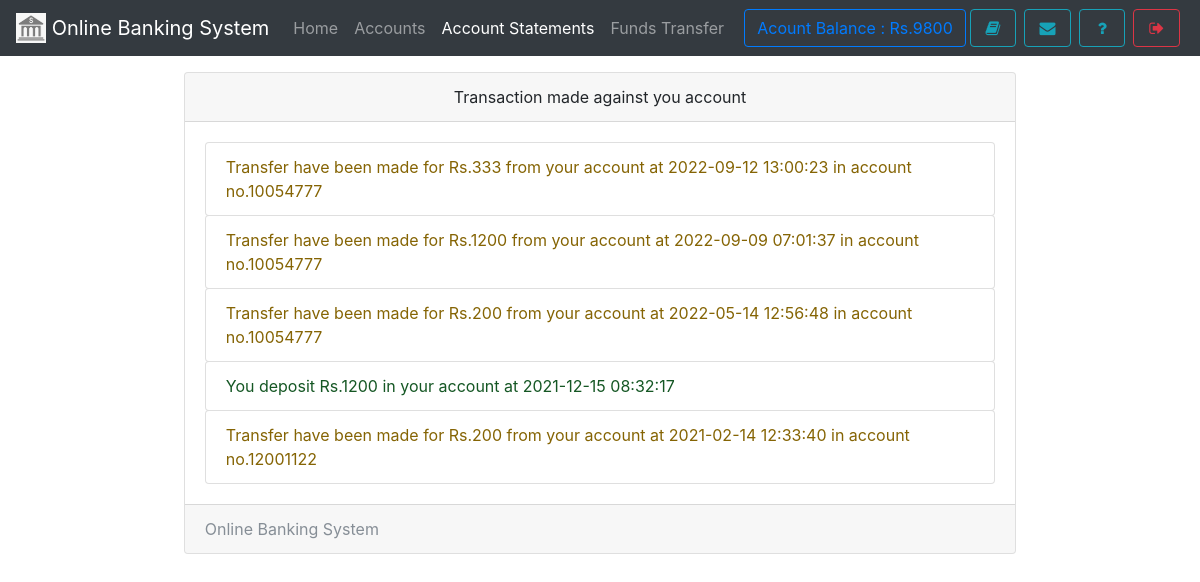
The page /statements.php (signed in) on the database its author committed.
### tables this page shows
CREATE TABLE `useraccounts` (
  `id` int(11) NOT NULL,
  `email` text NOT NULL,
  `password` text NOT NULL,
  `name` varchar(111) NOT NULL,
  `balance` varchar(111) NOT NULL,
  `number` varchar(111) NOT NULL,
  `city` varchar(111) NOT NULL,
  `address` varchar(111) NOT NULL,
  `source` varchar(111) NOT NULL,
  `accountNo` varchar(111) NOT NULL,
  `branch` varchar(111) NOT NULL,
  `accountType` varchar(111) NOT NULL,
  `date` timestamp NOT NULL DEFAULT CURRENT_TIMESTAMP
);

CREATE TABLE `transaction` (
  `transactionId` int(11) NOT NULL,
  `action` varchar(111) NOT NULL,
  `credit` varchar(111) NOT NULL,
  `debit` varchar(111) NOT NULL,
  `balance` varchar(111) NOT NULL,
  `beneId` varchar(111) NOT NULL,
  `other` varchar(111) NOT NULL,
  `userId` int(11) NOT NULL,
  `date` timestamp NOT NULL DEFAULT CURRENT_TIMESTAMP
);

### assets/db.php (called while the page is built, shortened)
<?php
    $con = new mysqli('localhost','root','','mybank');
    $uid = '';
    if(isset($_SESSION['userId']))
    $uid = $_SESSION['userId'];
    if(!empty($uid)){
      $ar = $con->query("select * from userAccounts,branch where id = '{$uid}' AND userAccounts.branch = branch.branchId");
      $userData = $ar->fetch_assoc();
    }
?>

### statements.php (the view, shortened to what this page needs)
<!DOCTYPE html>
<html>
<head>
  <?php require 'assets/autoloader.php'; ?>
  <?php require 'assets/db.php'; ?>
  <?php require 'assets/function.php'; ?>
</head>
<body style="background-size: 100%" class="bg-gradient-seconday">
<nav class="navbar navbar-expand-lg navbar-dark bg-dark fixed-top">
 <a class="navbar-brand" href="#">
    <img src="images/logo.png" style="object-fit:cover;object-position:center center" width="30" height="30" class="d-inline-block align-top" alt="">
   <?php echo bankname; ?>
  </a>
  <div class="collapse navbar-collapse" id="navbarSupportedContent">
    <ul class="navbar-nav mr-auto">
      <li class="nav-item ">
        <a class="nav-link " href="index.php">Home <span class="sr-only">(current)</span></a>
      </li>
      <li class="nav-item ">  <a class="nav-link" href="accounts.php">Accounts</a></li>
      <li class="nav-item active">  <a class="nav-link" href="statements.php">Account Statements</a></li>
      <li class="nav-item ">  <a class="nav-link" href="transfer.php">Funds Transfer</a></li>
    </ul>
    <?php include 'sideButton.php'; ?>
  </div>
</nav><br><br><br>
<div class="container">
  <div class="card  w-75 mx-auto">
  <div class="card-header text-center">
    Transaction made against you account
  </div>
  <div class="card-body">
    <div id="list-group rounded-0">
    <?php
      $array = $con->query("select * from transaction where userId = '$userData[id]' order by date desc");
      if ($array ->num_rows > 0)
      {
         while ($row = $array->fetch_assoc())
         {
            if ($row['action'] == 'deposit')
            {
              echo "<div class='list-group-item alert alert-success'>You deposit Rs.$row[credit] in your account at $row[date]</div>";
            }
            if ($row['action'] == 'transfer')
            {
              echo "<div class='list-group-item alert alert-warning'>Transfer have been made for  Rs.$row[debit] from your account at $row[date] in  account no.$row[other]</div>";
            }
         }
      } else{
        echo "<div class='text-center'><small class='text-muted'><i>No Transcaction has been made yet.</i></small></div>";
      }
    ?>
  </div>
  </div>
  <div class="card-footer text-muted">
   <?php echo bankname ?>
  </div>
</div>
</div>
</body>
</html>

### sideButton.php
<form class="form-inline my-2 my-lg-0">
        <a href="" class="btn btn-outline-primary" data-toggle="tooltip" title="Your current Account Balance">Acount Balance : Rs.<?php echo $userData['balance']; ?></a>
        <a href="accounts.php" data-toggle="tooltip" title="Account Summary" class="btn btn-outline-info mx-1" ><i class="fa fa-book fa-fw"></i></a>
        <a href="notice.php" data-toggle="tooltip" title="View Notice" class="btn btn-outline-info mx-1" ><i class="fa fa-envelope fa-fw"></i></a>
        <a href="feedback.php" data-toggle="tooltip" title="Help?" class="btn btn-outline-info mx-1" ><i class="fa fa-question fa-fw"></i></a>
        <a href="logout.php" data-toggle="tooltip" title="Logout" class="btn btn-outline-danger mx-1" ><i class="fa fa-sign-out fa-fw"></i></a>
</form>

### rows shown on the page
useraccounts: balance "9800"
transaction: debit "333", date "2022-09-12 13:00:23", other "10054777"
transaction: debit "1200", date "2022-09-09 07:01:37", other "10054777"
transaction: debit "200", date "2022-05-14 12:56:48", other "10054777"
transaction: credit "1200", date "2021-12-15 08:32:17"
transaction: debit "200", date "2021-02-14 12:33:40", other "12001122"

### other values the page prints
bankname "Online Banking System"
